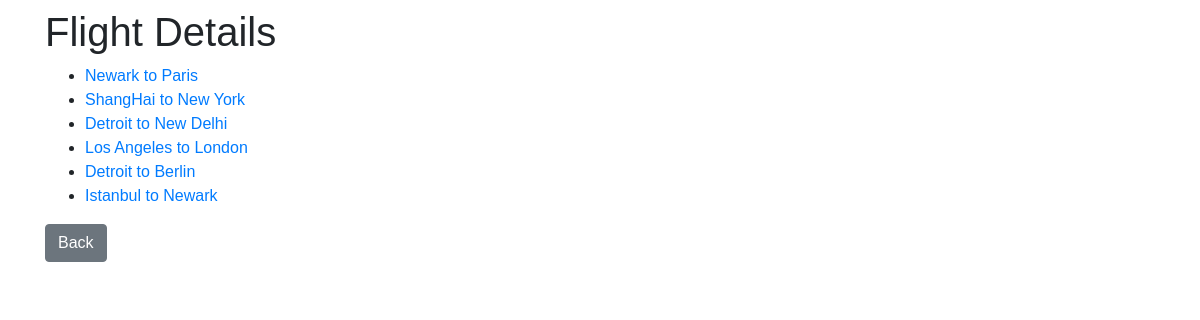
The page /flights on the database its author committed.
### tables this page shows
CREATE TABLE flights (
	id INTEGER PRIMARY KEY, 
	origin VARCHAR NOT NULL,	
	destination VARCHAR NOT NULL, 
	duration INTEGER NOT NULL
);

### ChrisAirlines.py (the view)
@app.route("/flights")
def display_flights():
    flights = db.execute("SELECT * FROM flights").fetchall()
    return render_template("index10.html", flights=flights)

### templates/index10.html (shortened to what this page needs)
{% extends "layout.html" %}
{% block body %}
    <h1> Flight Details </h1>
    <ul>
        {% for item in flights %}
            <li>
                <a href="{{ url_for('flight', flight_id=item.id) }}">
                    {{ item.origin }} to {{ item.destination }}
                </a>
            </li>
        {% endfor %}
    </ul>
    <form action="{{ url_for('index') }}">
        <div class=form-group">
                <button class="btn btn-secondary">Back</button>
        </div>
    </form>
{% endblock %}

### templates/layout.html (shortened to what this page needs)
<!DOCTYPE html>
<html lang="en">
    <head>
        <link rel="stylesheet" href="https://maxcdn.bootstrapcdn.com/bootstrap/4.0.0-beta.3/css/bootstrap.min.css"
>
    </head>
    <body>
        <div class = "container">
            {% block body %}
            {% endblock %}
        </div>
    </body>
</html>

### rows shown on the page
flights: origin "Newark", destination "Paris"
flights: origin "ShangHai", destination "New York"
flights: origin "Detroit", destination "New Delhi"
flights: origin "Los Angeles", destination "London"
flights: origin "Detroit", destination "Berlin"
flights: origin "Istanbul", destination "Newark"
